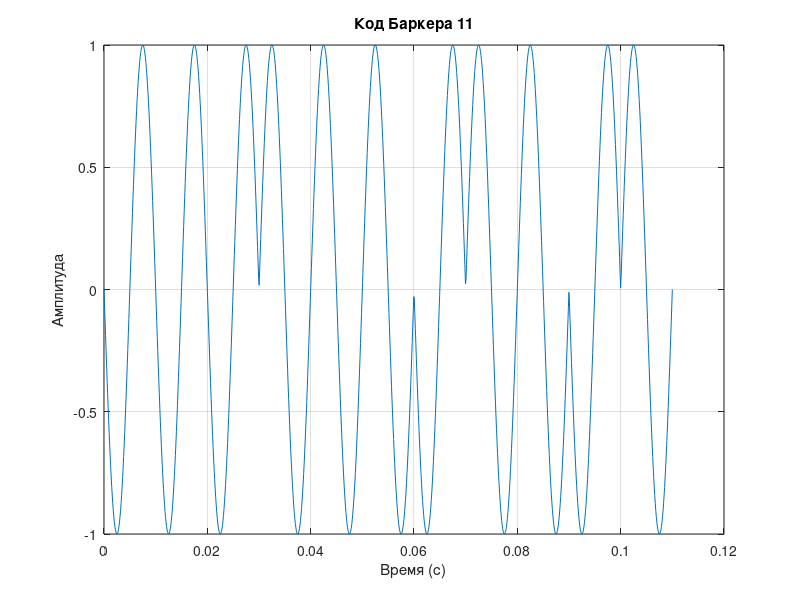

Write MATLAB code to recreate this figure.
function generationSignal
% generationSignal - демонстрация генерации сигналов и кода Баркера
%
% Для использования функций вызывайте их из командной строки или другого скрипта:
% [t, g] = gaussian_pulse(0,1,1,[],[],1000);
% [t, r] = rectangular_pulse(0,1,1,[],[],1000);
% [t, tr] = triangular_pulse(0, pi/6, pi/6, 1, [], [], 1000);
% [t, b] = generate_barker_code(11,0,1,100,0,10000);

% Пример построения кода Баркера длины 11
c = 11;
[t, signal] = generate_barker_code(c);
figure;
plot(t, signal);
title(['Код Баркера ', num2str(c)]);
xlabel('Время (с)');
ylabel('Амплитуда');
grid on;

end

function [t, gaussian] = gaussian_pulse(mu, sigma, A, t_start, t_end, fs)
% gaussian_pulse - генерация гауссовского импульса
% Параметры:
%   mu - центр импульса (по умолчанию 0)
%   sigma - стандартное отклонение (ширина)
%   A - амплитуда
%   t_start, t_end - временной интервал (если пустые, по умолчанию mu ± 3*sigma)
%   fs - частота дискретизации (по умолчанию 1000)

if nargin < 1 || isempty(mu), mu = 0; end
if nargin < 2 || isempty(sigma), sigma = 1; end
if sigma <= 0
    error('sigma должно быть положительным.');
end
if nargin < 3 || isempty(A), A = 1; end
if nargin < 4 || isempty(t_start), t_start = mu - 3*sigma; end
if nargin < 5 || isempty(t_end), t_end = mu + 3*sigma; end
if nargin < 6 || isempty(fs), fs = 1000; end

t = linspace(t_start, t_end, floor(fs*(t_end - t_start)));
gaussian = A * exp(-((t - mu).^2) / (2*sigma^2));
end

function [t, pulse] = rectangular_pulse(start_time, duration, A, t_start, t_end, fs)
% rectangular_pulse - генерация прямоугольного импульса
% Параметры:
%   start_time - начало импульса
%   duration - длительность импульса
%   A - амплитуда
%   t_start, t_end - временной интервал (если пустые, по умолчанию start_time ± 10*duration)
%   fs - частота дискретизации

if nargin < 1 || isempty(start_time), start_time = 0; end
if nargin < 2 || isempty(duration), duration = 1; end
if nargin < 3 || isempty(A), A = 1; end
if nargin < 4 || isempty(t_start), t_start = start_time - 10*duration; end
if nargin < 5 || isempty(t_end), t_end = start_time + 10*duration; end
if nargin < 6 || isempty(fs), fs = 1000; end

t = linspace(t_start, t_end, floor((t_end - t_start)*fs));
pulse = zeros(size(t));
pulse(t >= start_time & t <= (start_time + duration)) = A;
end

function [t, triangular] = triangular_pulse(peak_time, rise_angle, fall_angle, A, t_start, t_end, fs)
% triangular_pulse - генерация треугольного импульса с углами наклона в радианах
% Параметры:
%   peak_time - время максимума
%   rise_angle - угол наклона левого склона (0 < angle < pi/2)
%   fall_angle - угол наклона правого склона (0 < angle < pi/2)
%   A - амплитуда
%   t_start, t_end - временные границы (если пустые, вычисляются по углам)
%   fs - частота дискретизации

if nargin < 1 || isempty(peak_time), peak_time = 0; end
if nargin < 2 || isempty(rise_angle)
    error('Необходимо задать rise_angle или t_start');
end
if nargin < 3 || isempty(fall_angle)
    error('Необходимо задать fall_angle или t_end');
end
if nargin < 4 || isempty(A), A = 1; end
if nargin < 7 || isempty(fs), fs = 1000; end

if isempty(t_start)
    if ~(rise_angle > 0 && rise_angle < pi/2)
        error('rise_angle должен быть в интервале (0, pi/2)');
    end
    t_start = peak_time - A / tan(rise_angle);
end
if isempty(t_end)
    if ~(fall_angle > 0 && fall_angle < pi/2)
        error('fall_angle должен быть в интервале (0, pi/2)');
    end
    t_end = peak_time + A / tan(fall_angle);
end

if t_start >= t_end
    error('t_start должно быть меньше t_end');
end
if ~(t_start < peak_time && peak_time < t_end)
    error('peak_time должно быть между t_start и t_end');
end

t = linspace(t_start, t_end, fs);
triangular = zeros(size(t));

left_slope = A / (peak_time - t_start);
right_slope = A / (t_end - peak_time);

left_mask = (t >= t_start) & (t <= peak_time);
triangular(left_mask) = left_slope * (t(left_mask) - t_start);

right_mask = (t > peak_time) & (t <= t_end);
triangular(right_mask) = A - right_slope * (t(right_mask) - peak_time);
end

function [t, signal] = generate_barker_code(length_code, start_time, amplitude, frequency, phase, sample_rate, t_start, t_end)
% generate_barker_code - генерация сигнала с кодом Баркера заданной длины
% Поддерживаемые длины: 2,3,4,5,7,11,13
%
% Параметры:
%   length_code - длина кода Баркера
%   start_time - время начала сигнала
%   amplitude - амплитуда
%   frequency - частота несущей
%   phase - начальная фаза
%   sample_rate - частота дискретизации
%   t_start, t_end - временной интервал (по умолчанию 0 и duration)
%
% Возвращает:
%   t - временная ось
%   signal - сигнал с кодом Баркера

if nargin < 1, error('Требуется длина кода Баркера'); end
if nargin < 2 || isempty(start_time), start_time = 0; end
if nargin < 3 || isempty(amplitude), amplitude = 1; end
if nargin < 4 || isempty(frequency), frequency = 100; end
if nargin < 5 || isempty(phase), phase = 0; end
if nargin < 6 || isempty(sample_rate), sample_rate = 10000; end

barker_sequences = containers.Map( ...
    {2,3,4,5,7,11,13}, ...
    {[1,-1],[1,1,-1],[1,1,1,-1],[1,1,1,-1,1],[1,1,1,-1,-1,1,-1], ...
    [1,1,1,-1,-1,-1,1,-1,-1,1,-1],[1,1,1,1,1,-1,-1,1,1,-1,1,-1,1]});

if ~isKey(barker_sequences, length_code)
    error(['Неподдерживаемая длина кода Баркера: ', num2str(length_code), ...
        '. Допустимые длины: 2,3,4,5,7,11,13']);
end
 
sequence = barker_sequences(length_code);
period = 1 / frequency;
duration = period * length_code;

if nargin < 7 || isempty(t_start), t_start = 0; end
if nargin < 8 || isempty(t_end), t_end = duration; end

t = linspace(0, duration, floor(sample_rate * duration));

harmonic1 = amplitude * sin(2*pi*frequency*t + phase);
harmonic2 = amplitude * sin(2*pi*frequency*t + phase + pi);

signal = harmonic1;

for i = 0:length_code-1
    start_seg = i * period;
    end_seg = start_seg + period;
    idx = (t >= start_seg) & (t < end_seg);
    if sequence(i+1) == 1
        signal(idx) = harmonic2(idx);
    end
end

end
